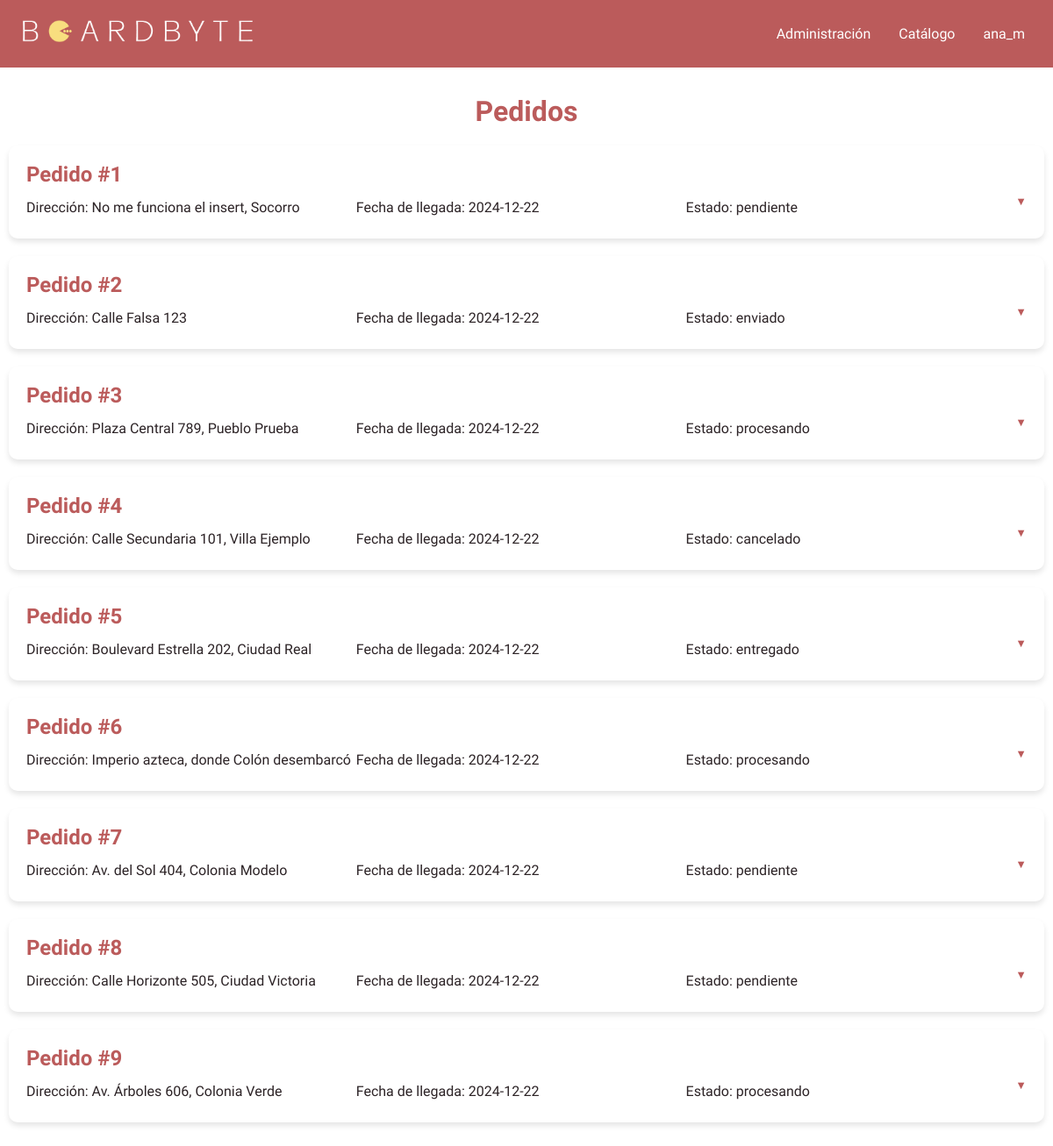
The app's page /pedidos (signed in) with its own data.
### tables this page shows
CREATE TABLE Pedidos (
    id_pedido INT AUTO_INCREMENT PRIMARY KEY,
    id_usuario INT,
    fecha_pedido DATE DEFAULT CURRENT_DATE,
    fecha_llegada DATE DEFAULT (CURRENT_DATE + INTERVAL 14 DAY),
    direccion TEXT,
    facturacion TEXT,
    estado ENUM('pendiente', 'enviado', 'procesando', 'cancelado', 'entregado') DEFAULT 'pendiente',
    FOREIGN KEY (id_usuario) REFERENCES Usuarios(id_usuario) ON DELETE CASCADE
);

### app/controllers/pedidosController.php (called while the page is built, shortened)
<?php
class PedidosController
{
    private RepositorioPedidos $pedidosRepositorio;
    public function __construct($pedidosRepositorio)
    {
        $this->pedidosRepositorio = $pedidosRepositorio;
    }
    public function pedidos(){
        $pedidos = $this->pedidosRepositorio->obtenerTodosPedidos();
        include '../app/views/pedidos.php';
    }
}

### app/models/usuario.php (called while the page is built, shortened)
<?php
class Usuario {
    private $nombreUsuario;
    public function getNombreUsuario() {
        return $this->nombreUsuario;
    }
}

### app/repositories/repositorioPedidos.php (called while the page is built, shortened)
<?php
class RepositorioPedidos
{
    private PDO $conexion;
    public function __construct($conexion)
    {
        $this->conexion = $conexion;
    }
    public function obtenerTodosPedidos(): array
    {
        $statement = $this->conexion->prepare('select * from pedidos');
        $statement->execute();
        $pedidos = $statement->fetchAll(PDO::FETCH_ASSOC);
        $result = [];
        foreach ($pedidos as $item){
            $pedido = new Pedidos(
                $item['id_pedido'],
                $item['id_usuario'],
                $item['estado'],
                $item['direccion'],
                $item['facturacion'],
                $item['fecha_pedido'],
                $item['fecha_llegada']
            );
            $statement = $this->conexion->prepare('select * from Vista_Detalles_Pedido where id_pedido=:id_pedido');
            $statement->execute(['id_pedido' => $item['id_pedido']]);
            $detalles = $statement->fetchAll(PDO::FETCH_ASSOC);
            foreach ($detalles as $item2) {
                $detalle = new detallesPedidos($item2['id_producto'], $item2['cantidad'], $item2['subtotal'], $item2['nombre_producto']);
                $pedido->addDetallePedido($detalle);
            }
            $result[] = $pedido;
        }
        return $result;
    }
}

### app/models/pedidos.php (called while the page is built, shortened)
<?php
class Pedidos{
    private $id_pedido;
    private $fecha_llegada;
    private $estado;
    private $direccion;
    public function __construct($id_pedido, $id_usuario, $estado, $direccion, $facturacion, $fecha_pedido = null, $fecha_llegada = null) {
        $this->id_pedido = $id_pedido;
        $this->estado = $estado;
        $this->direccion = $direccion;
        $this->fecha_llegada = $fecha_llegada ?: (new DateTime())->modify('+2 weeks')->format('d-m-Y');
    }
    public function getPedido_ID(){
        return $this->id_pedido;
    }
    public function getFechaLlegada(){
        return $this->fecha_llegada;
    }
    public function getEstado(){
        return $this->estado;
    }
    public function getDireccion(){
        return $this->direccion;
    }
}

### app/includes/generarPedidos.php (the view, shortened to what this page needs)
<?php
foreach ($pedidos as $pedido) {
    echo '<div class="order">';
    echo '<details>';
    echo '<summary class="order-summary">';
    echo '<h2>Pedido #' . $pedido->getPedido_ID() . '</h2>';
    echo '<p>Dirección: ' . $pedido->getDireccion() . '</p>';
    echo '<p>Fecha de llegada: ' . $pedido->getFechaLlegada() . '</p>';
    echo '<p>Estado: ' . $pedido->getEstado() . '</p>';
    echo '</summary>';
    echo '</details>';
    echo '</div>';
}

### public/index.php (shortened to what this page needs)
<!DOCTYPE html>
<html lang="es">
<?php
$vista = '../app/views/';
try {
    $uri = trim(parse_url($_SERVER['REQUEST_URI'], PHP_URL_PATH), '/');
    $uriSegments = explode('/', $uri);
    $resource = $uriSegments[1] ?? null;
    $action = $uriSegments[2] ?? null;
    switch ($resource) {
        case 'pedidos':
            include './index-pedidos.php';
            break;
    }
} catch (Exception $e) {
    $errores[] = $e->getMessage();
    include $vista . 'errores.php';
}
?>
</html>

### public/index-pedidos.php (shortened to what this page needs)
<?php
$controlador = new PedidosController(new RepositorioPedidos($conexion));
switch ($action) {
    case null:
        $controlador->pedidos();
        break;
}

### app/views/pedidos.php (shortened to what this page needs)
<head>
    <link rel="stylesheet" href="/boardbyte/resources/css/normalize.css">
    <link rel="stylesheet" href="/boardbyte/resources/css/body.css">
    <link rel="stylesheet" href="/boardbyte/resources/css/navbar.css">
    <link rel="stylesheet" href="/boardbyte/resources/css/pedidos.css">
</head>
<body>
    <?php
    include '../resources/commons/navbar.php';
    ?>
    <div class="container">
        <h1>Pedidos</h1>
        <div id="orders-container">
            <?php
            include '../app/includes/generarPedidos.php';
            ?>
        </div>
    </div>
</body>
</html>

### resources/commons/navbar.php
<nav class="navbar">
    <div class="navbar-container">
        <a href="/boardbyte/" class="navbar-logo"><img src="/boardbyte/resources/images/logo.png" alt="Boardbyte"></a>
        <ul class="navbar-menu">
            <li><a href="/boardbyte/admin" class="navbar-link">Administración</a></li>
            <li><a href="/boardbyte/catalogo" class="navbar-link">Catálogo</a></li>
            <li><a href="/boardbyte/micuenta"
                    class="navbar-link"><?php echo isset($_SESSION['usuario']) ? htmlspecialchars(unserialize($_SESSION['usuario'])->getNombreUsuario()) : 'Cuenta'; ?></a>
            </li>
        </ul>
    </div>
</nav>

### resources/css/body.css (style rules this page uses)
:root { --primary-color: #bb5b5b; --secondary-color: #f4a28c; --background-color: #f0ebed; --text-color: #2c2326; --card-background: #ffffff; --button-color: #bb5b5b; --button-hover: #6c4658; }
body { font-family: 'Comfortaa', Arial, sans-serif; background-color: var(--background-color); color: var(--text-color); margin: 0; padding: 0; box-sizing: border-box; min-height: 100vh; display: flex; flex-direction: column; overflow-y: auto; overflow-x: hidden; scrollbar-width:none; }
.container { width: 1200px; margin: 0 auto; padding: 20px; background-color: var(--card-background); box-shadow: 0 0 10px rgba(0, 0, 0, 0.1); flex-grow: 1; display: flex; flex-direction: column; }
@media (max-width: 1200px) { .container { width: -webkit-fill-available; padding: 10px; } }

### resources/css/navbar.css (style rules this page uses)
.navbar { background-color: var(--primary-color); padding: 1rem 0; top: 0; z-index: 1000; }
a { cursor: pointer; }
.navbar-logo img { width: 35%; object-fit: cover; }
.navbar-container { display: flex; justify-content: space-between; align-items: center; max-width: 1200px; margin: 0 auto; padding: 0 1rem; }
.navbar-logo { color: var(--card-background); font-size: 1.5rem; font-weight: bold; text-decoration: none; }
.navbar-menu { display: flex; list-style-type: none; margin: 0; padding: 0; }
.navbar-link { color: var(--card-background); text-decoration: none; padding: 0.5rem 1rem; transition: background-color 0.3s; }

### resources/css/pedidos.css (style rules this page uses)
h1 { color: var(--primary-color); font-size: 2rem; text-align: center; margin-bottom: 20px; }
.order { background-color: var(--card-background); border-radius: 10px; box-shadow: 0 4px 6px rgba(0, 0, 0, 0.1); margin-bottom: 20px; overflow: hidden; }
.order-summary { display: flex; flex-wrap: wrap; justify-content: space-between; padding: 20px; cursor: pointer; }
.order-summary h2 { color: var(--primary-color); margin: 0 0 10px 0; width: 100%; }
.order-summary p { margin: 5px 0; width: calc(33.33% - 10px); }
details summary { list-style: none; }
details summary::after { content: '▼'; float: right; font-size: 0.8em; color: var(--primary-color); }

### records on screen
pedidos: id_pedido "1", direccion "No me funciona el insert, Socorro", fecha_llegada "2024-12-22", estado "pendiente"
pedidos: id_pedido "2", direccion "Calle Falsa 123", fecha_llegada "2024-12-22", estado "enviado"
pedidos: id_pedido "3", direccion "Plaza Central 789, Pueblo Prueba", fecha_llegada "2024-12-22", estado "procesando"
pedidos: id_pedido "4", direccion "Calle Secundaria 101, Villa Ejemplo", fecha_llegada "2024-12-22", estado "cancelado"
pedidos: id_pedido "5", direccion "Boulevard Estrella 202, Ciudad Real", fecha_llegada "2024-12-22", estado "entregado"
pedidos: id_pedido "6", direccion "Imperio azteca, donde Colón desembarcó", fecha_llegada "2024-12-22", estado "procesando"
pedidos: id_pedido "7", direccion "Av. del Sol 404, Colonia Modelo", fecha_llegada "2024-12-22", estado "pendiente"
pedidos: id_pedido "8", direccion "Calle Horizonte 505, Ciudad Victoria", fecha_llegada "2024-12-22", estado "pendiente"
pedidos: id_pedido "9", direccion "Av. Árboles 606, Colonia Verde", fecha_llegada "2024-12-22", estado "procesando"

### other values on screen
unserialize($_SESSION['usuario'])->getNombreUsuario() "ana_m"
